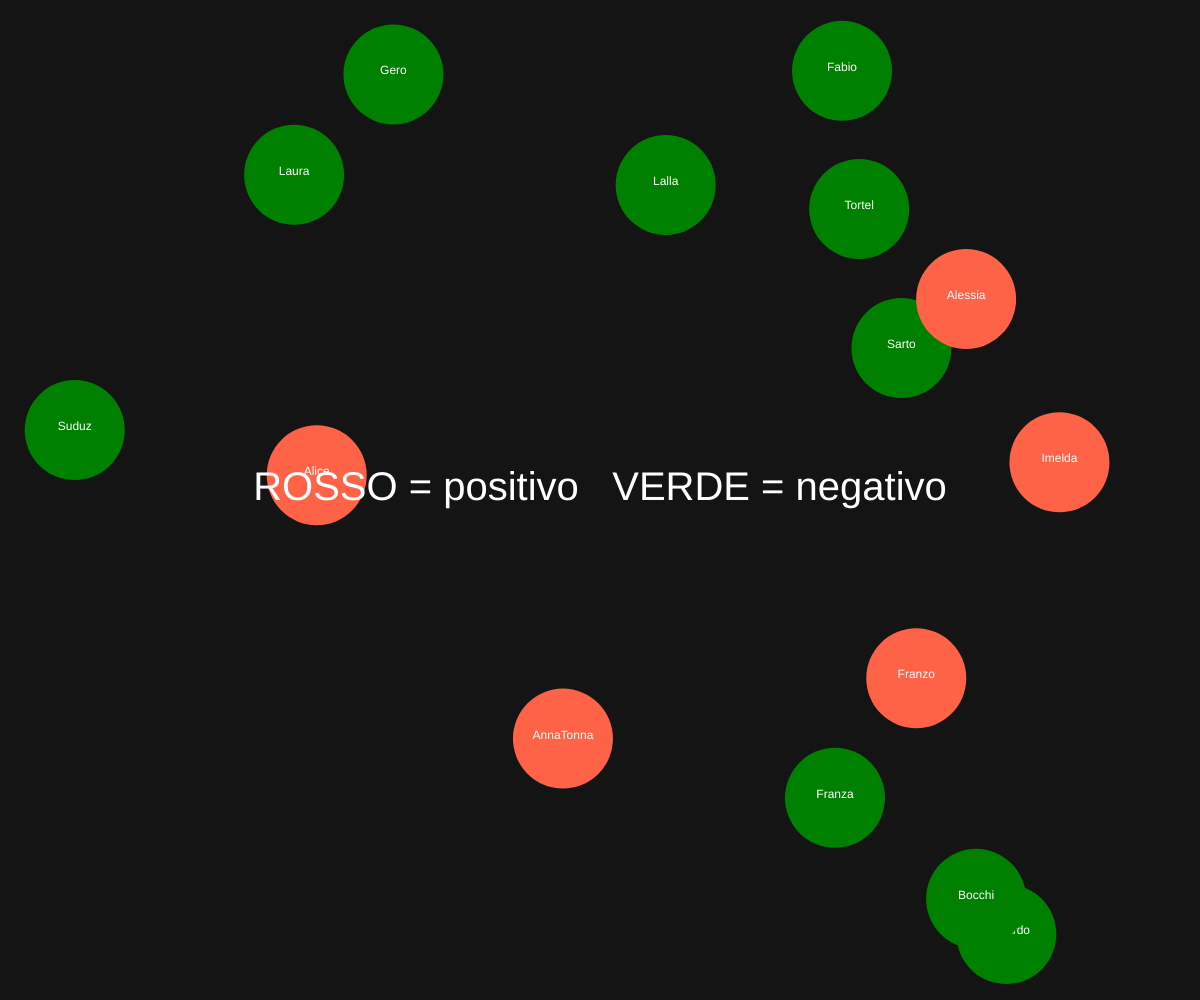
Frame 1 (no input)
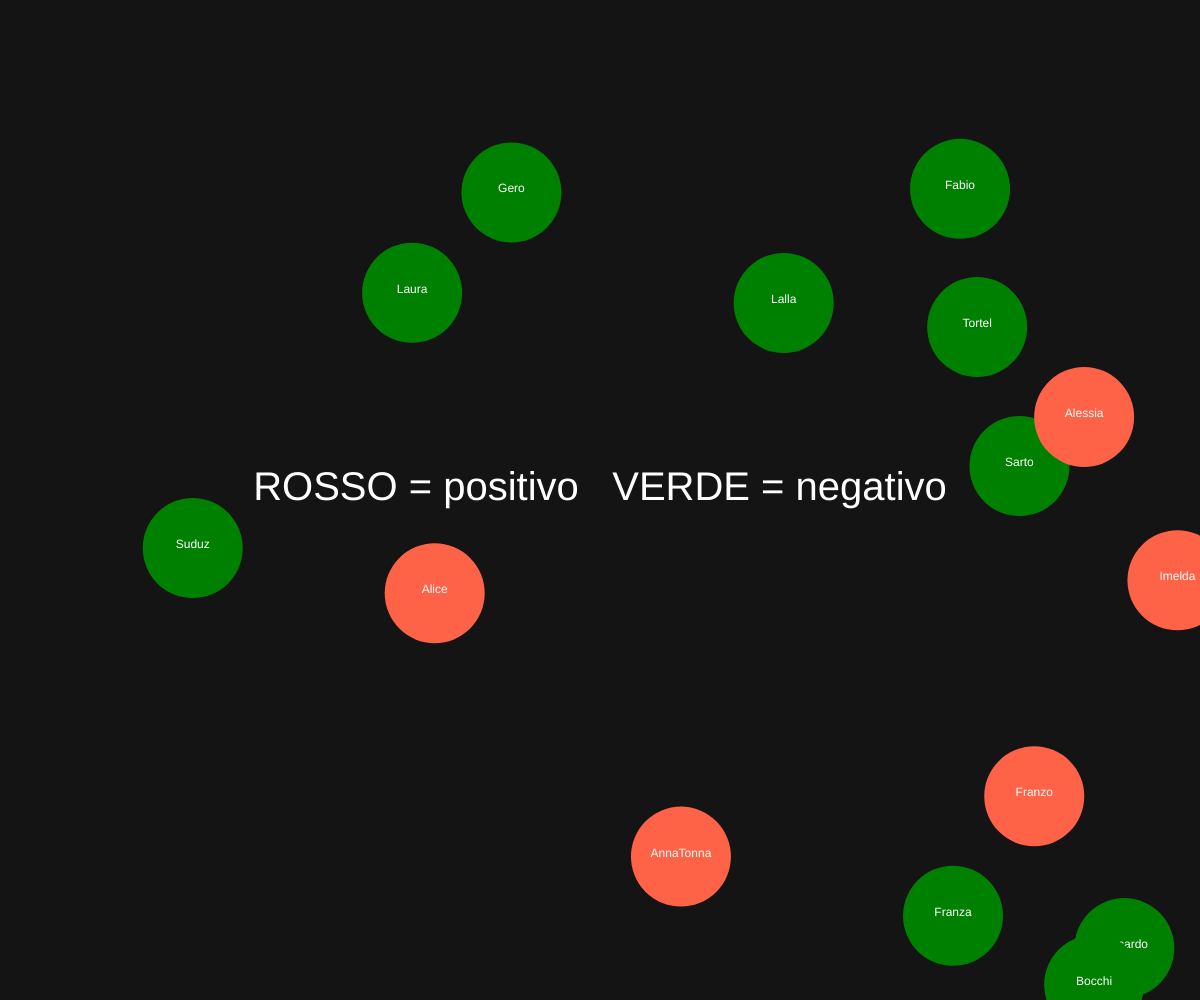
Frame 60 (no input)
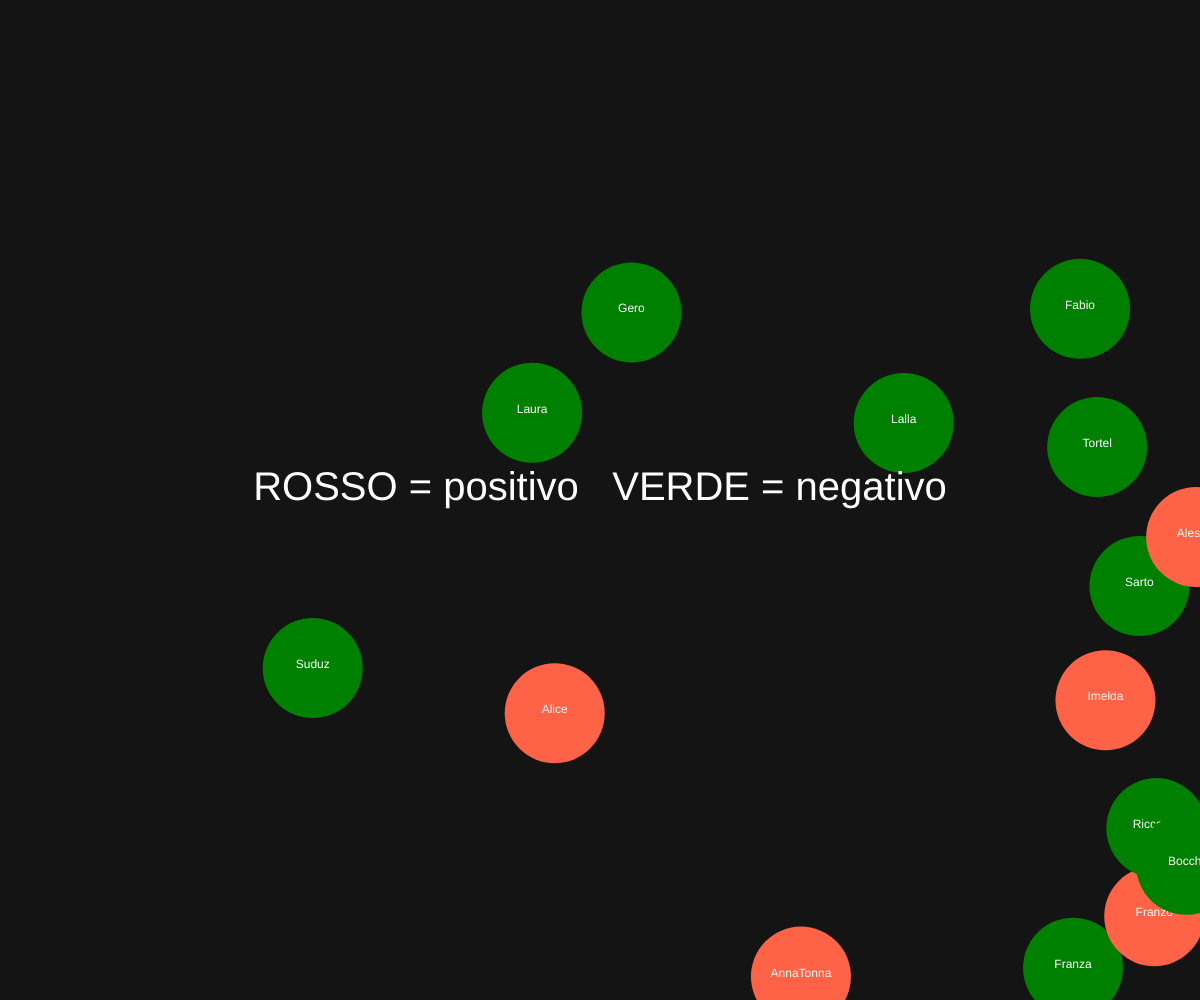
Frame 120 (the mouse pressed at the canvas centre since frame 60)

The p5.js sketch that drew these frames (run headless with seeded random() and noise() and a simulated clock; from frame 60 on, the mouse is pressed at the canvas centre):

// p5.js sketch
// ── sketch.js
let amici = {
  people: [
  {
    name: "Tortel",
    status: "negative",
  },
  {
    name: "Sarto",
    status: "negative",
  },
  {
    name: "Alessia",
    status: "positive",
  },
  {
    name: "Laura",
    status: "negative",
  },
  {
    name: "Alice",
    status: "positive",
  },
  {
    name: "Franza",
    status: "negative",
  },
  {
    name: "Suduz",
    status: "negative",
  },
  {
    name: "Franzo",
    status: "positive",
  },
  {
    name: "Fabio",
    status: "negative",
  },
  {
    name: "Riccardo",
    status: "negative",
  },
  {
    name: "Gero",
    status: "negative",
  },
  {
    name: "AnnaTonna",
    status: "positive",
  },
  {
    name: "Imelda",
    status: "positive",
  },
  {
    name: "Lalla",
    status: "negative",
  },
  {
    name: "Bocchi",
    status: "negative",
  },
  ]
}


function preload(){
  // put preload code here
}

let peopleInSpace = [];

function setup() {
  createCanvas(windowWidth,windowHeight);
  for (let i = 0; i < amici.people.length; i++) {
    addPeople(
      random(windowWidth),
      random(windowHeight),
      amici.people[i].name,
      amici.people[i].status,
    );
  }
}

function draw() {
  // put drawing code here
  background(20);

  for(let i = 0; i < peopleInSpace.length; i++) {
    peopleInSpace[i].run();
  }

  push()
  var myText = "ROSSO = positivo   VERDE = negativo";
  //textFont("Crimson Pro");
  textAlign(CENTER);
  textSize(40);
  fill(255);
  text(myText, width/2, height/2);
  pop();
}

function addPeople(x, y, name, status) {
  let bubbleColor;
  if (status == "negative") {
    bubbleColor = "green";
  } else {
    bubbleColor = "tomato";
  }
  const aNewBubble = new Bubble(x, y, bubbleColor, name)
  peopleInSpace.push(aNewBubble);
}

class Bubble {
  constructor(temp_x,temp_y,temp_color,temp_name) {
    this.x=temp_x;
    this.y=temp_y;
    this.r=100;
    this.color=temp_color;
    this.name = temp_name;

    this.speed = 2;
    this.yDir = 1;
	  this.xDir = 1;
  }

  display() {
    push();
    noStroke();
    fill(color(this.color));
    ellipse(this.x,this.y, this.r);
    textAlign(CENTER);
    fill(255);
    text(this.name, this.x, this.y);
    pop();
  }

  updatePosition() {
    this.x += this.speed * this.xDir;
		this.y += this.speed * this.yDir;
		if (this.y >= height || this.y <= 0) {
			this.yDir *= -1;
		}
		if (this.x >= width || this.x <= 0) {
			this.xDir *= -1;
		}
  }

  run() {
    this.updatePosition();
    this.display();
  }
}

// ── style.css
@font-face {
  font-family: 'ABCROMMono';
  src: url('./assets/fonts/ABC Rom Mono/ABCROMMono-Light-Trial.woff') format('woff');
  font-weight: normal;
  font-style: normal;
}

body {
  margin: 0;
  padding: 18px;
  display: flex;
  flex-direction: column;
  align-items: flex-start;
  justify-content: center;
  gap: 36px;
}

p {
  margin: 0;
  padding: 0;
  font-family: 'ABCROMMono', sans-serif;
  font-size: 15px;
  line-height: 120%;
  letter-spacing: 2%;
  text-transform: uppercase;
}

#intro {
  width: 65%;
}

#work {
  width: 100%;
  margin: 0;
  padding: 0;
  display: flex;
  flex-direction: column;
  align-items: flex-start;
  justify-content: center;
  gap: 12px;
}

.row {
  width: 100%;
  margin: 0;
  padding: 0;
  display: flex;
  flex-direction: row;
  align-items: flex-start;
  justify-content: center;
  gap: 12px;
}

/* Aggiungiamo l'animazione */
@keyframes slideUp {
  from {
    transform: translateY(40px);
    opacity: 0;
  }
  to {
    transform: translateY(0);
    opacity: 1;
  }
}

/* Applichiamo l'animazione alle card */
.card {
  aspect-ratio: 4 / 5;
  background-color: red;
  width: 100%;
  border-radius: 8px;
  margin: 0;
  padding: 0;
  overflow: hidden;
  transform: translateY(20px); /* Posizione iniziale coerente con l'animazione */
  opacity: 0; /* Invisibile all'inizio */
  animation: slideUp 0.8s ease-out forwards;

  /* Imposta un'immagine di sfondo */
  background-image: url('./assets/images/shutterstock_2454572545.jpg'); /* Percorso dell'immagine */
  background-size: cover; /* Assicura che l'immagine riempia l'intera card */
  background-position: center; /* Centra l'immagine */
  background-repeat: no-repeat; /* Evita la ripetizione dell'immagine */
}


/* Aggiungiamo un piccolo ritardo per ogni card in base all'ordine */
.card:nth-child(1) {
  animation-delay: 0.1s;
}
.card:nth-child(2) {
  animation-delay: 0.2s;
}
.card:nth-child(3) {
  animation-delay: 0.3s;
}
/* E così via per tutte le card... */

.hoverlayer {
  margin: 0;
  padding: 0;
  width: 100%;
  height: 100%;
  background: linear-gradient(0deg, rgba(0,0,0,0) 0%, rgba(0,0,0,0) 50%, rgba(0,0,0,0) 100%);
  opacity: 0;
  display: flex;
  flex-direction: column;
  align-items: flex-start;
  justify-content: flex-end;
  transform: translateY(60px);
  transition: opacity 0.5s ease-out, transform 0.5s ease-in-out;
}

.card:hover .hoverlayer {
  background: linear-gradient(0deg, rgba(0,0,0,0.25) 0%, rgba(0,0,0,0) 50%, rgba(0,0,0,0) 100%);
  transform: translateY(0px);
  opacity: 1;
}

.card p {
    margin: 0;
    padding: 12px;
    width: -webkit-fill-available;
    color: white;
}
